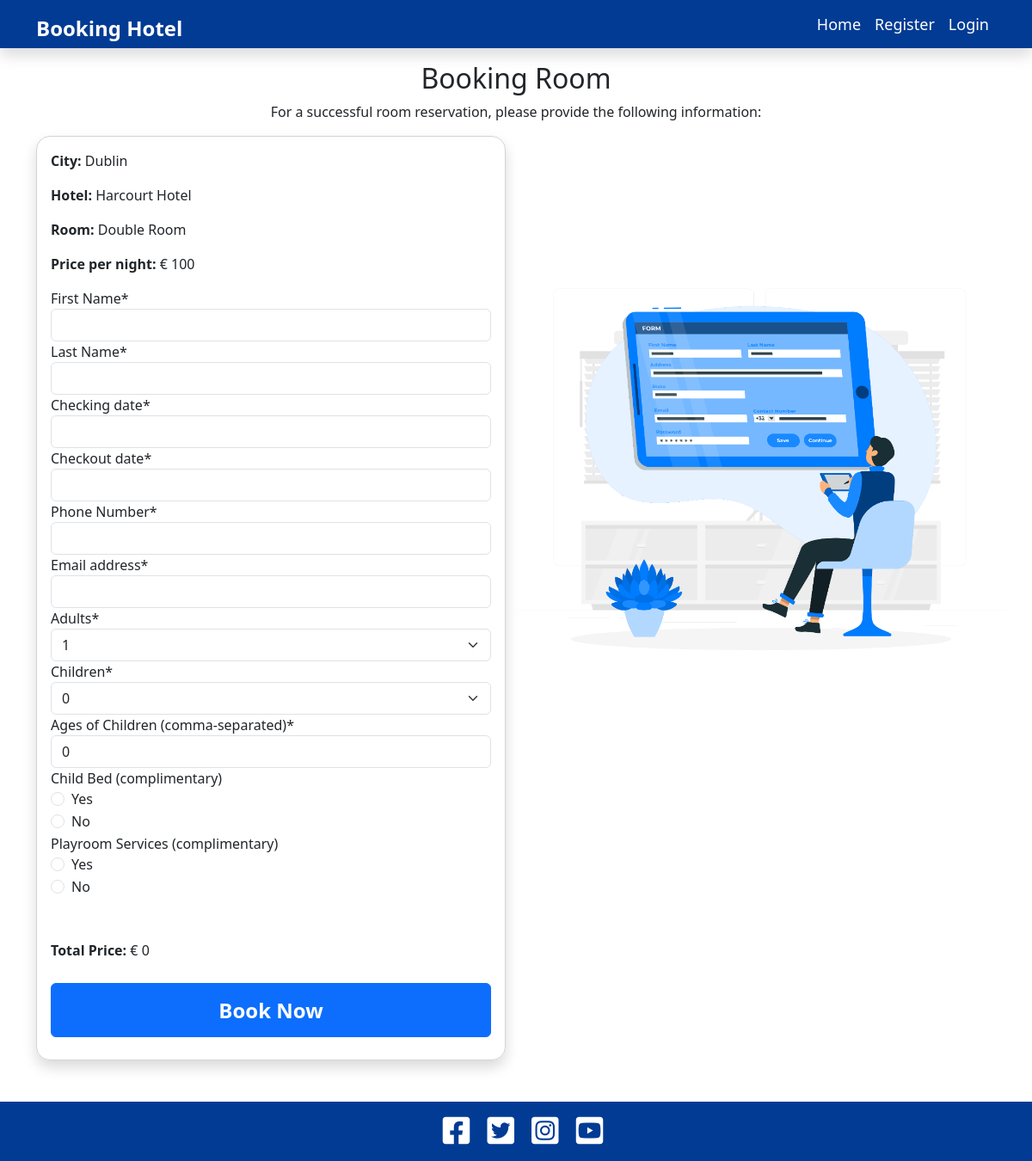
/double-room/booking/, run on the app's committed database.
### hotel/models.py (models this page shows, shortened)
class City(models.Model):
    city_name = models.CharField(max_length=100)

class Hotel(models.Model):
    hotel_name = models.CharField(max_length=200, unique=True)
    slug = models.SlugField(max_length=200, unique=True)
    description_hotel = models.TextField()
    hotel_image = CloudinaryField("image", default="plaseholder")
    city = models.ForeignKey(City, on_delete=models.CASCADE)
    on_main = models.BooleanField(default=False, verbose_name="Show on Main Page")

class Room(models.Model):
    room_name = models.CharField(max_length=200, unique=True)
    slug = models.SlugField(max_length=200, unique=True)
    category = models.ForeignKey("Category", on_delete=models.CASCADE)
    price = models.DecimalField(max_digits=6, decimal_places=0)
    is_booked = models.BooleanField(default=False)
    capacity = models.IntegerField()
    description_room = models.TextField()
    room_image = CloudinaryField("image", default="plaseholder")
    facilities = models.ManyToManyField(Facilities, blank=True)
    hotel = models.ForeignKey(Hotel, on_delete=models.CASCADE)
    status = models.IntegerField(choices=STATUS, default=0)
    likes = models.ManyToManyField(User, related_name="room_likes", blank=True)
    on_main = models.BooleanField(default=False, verbose_name="Show on Main Page")

### hotel/views.py (the view, shortened to what this page needs)
# urls.py: path("<slug:slug>/booking/", views.BookRoomView.as_view(), name="book_room"),
class BookRoomView(View):
    template_name = "booking.html"
    def get(self, request, slug):
        room = get_object_or_404(Room, slug=slug)
        hotel = room.hotel
        city = hotel.city
        total_price = room.price
        form = BookingForm(
            request=request, room=room, initial={"total_price": total_price}
        )
        bookings = Booking.objects.filter(room=room)
        booked_dates = []
        if bookings.exists():
            for booking in bookings:
                if booking.checking_date and booking.checkout_date:
                    current_date = booking.checking_date
                    if current_date <= booking.checkout_date:
                        booked_dates.append(current_date.strftime("%Y-%m-%d"))
        context = {
            "room": room,
            "city": city,
            "hotel": hotel,
            "form": form,
            "booked_dates": booked_dates,
        }
        return render(request, self.template_name, context)

### hotel/forms.py (shortened to what this page needs)
class BookingForm(BaseBookingForm):
    class Meta(BaseBookingForm.Meta):
        pass
    def __init__(self, *args, **kwargs):
        super(BookingForm, self).__init__(*args, **kwargs)
        room = self.room
        if room:
            capacity = room.capacity
            self.fields["people_count"].choices = [
                (i, str(i)) for i in range(1, capacity + 1)
            ]

### templates/booking.html (shortened to what this page needs)
{% extends 'base.html' %}
{% load crispy_forms_tags %}
{% load static %}
{% block content %}
<section class="section bg-white">
    <div class="container mt-3 mb-4">
        <h2 class="text-9 text-center fw-500">Booking Room</h2>
        <p class="text-9 text-center">For a successful room reservation, please provide the following information:</p>
        <div class="row">
            <div class="col-md-6">
                <div class="card shadow mb-4 rounded-4">
                    <div class="card-body">
                        <form method="post" class="needs-validation" id="bookingForm">
                            <p><strong>City:</strong> {{city.city_name}}</p>
                            <p><strong>Hotel:</strong> {{ hotel.hotel_name}}</p>
                            <p><strong>Room:</strong> {{ room.room_name }}</p>
                            <p><strong>Price per night:</strong> €  <span id="price">{{ room.price }}</span></p>
                            <div class="row">
                            {{ form|crispy }}
                            <p style="margin-top: 3rem;"><strong>Total Price:</strong> € <span id="totalPrice">0</span></p>
                            </div>
                            <button type="submit" class="btn btn-primary btn-block custom-search-btn" style="display: block; margin-top: 10px; margin-bottom: 10px">Book Now</button>
                        </form>
                    </div>
                </div>
            </div>
            <div class="col-md-6 card-body align-items-center justify-content-center fixed-image-container">
                <img src="{% static 'images/form.webp' %}" alt="Form Image" class="img-fluid fixed-image">
            </div>
        </div>
    </div>
</section>
{% endblock %}

### static/css/style.css (style rules this page uses)
body { background-color: #fff; padding-top: 56px; }
.main-bg { background-color: #fff; }
.btn-block { width: 100%; height: 62.41px; line-height: 62.41px; font-size: 16px; padding: 0; }
.custom-search-btn { font-size: 24px; font-weight: bold; }
.card { border: 1px solid rgb(213, 210, 210); background-color: transparent; }
.fixed-image-container { position: -webkit-sticky; position: sticky; top: 0; height: 100vh; display: flex; align-items: flex-start; }
.fixed-image { width: 100%; height: auto; }

### data on the page
City: city_name "Dublin"
Hotel: hotel_name "Harcourt Hotel"
Room: room_name "Double Room", price "100"
